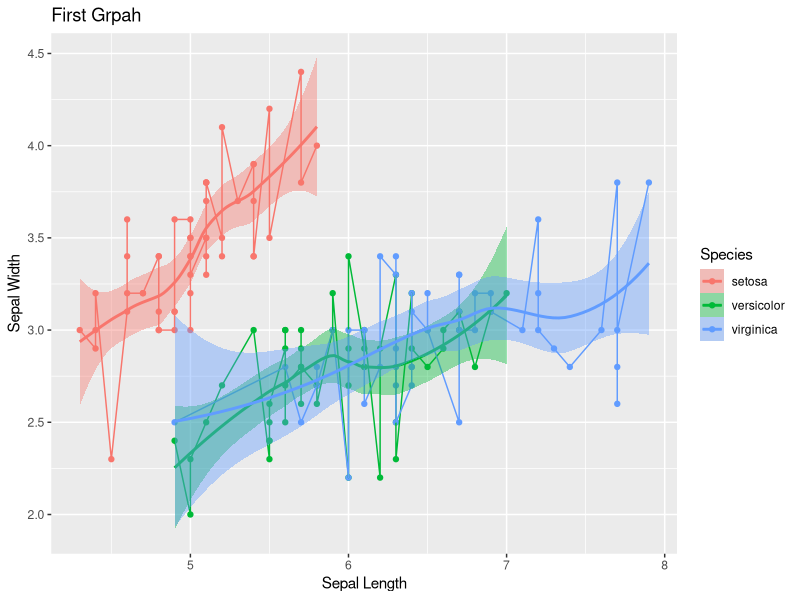
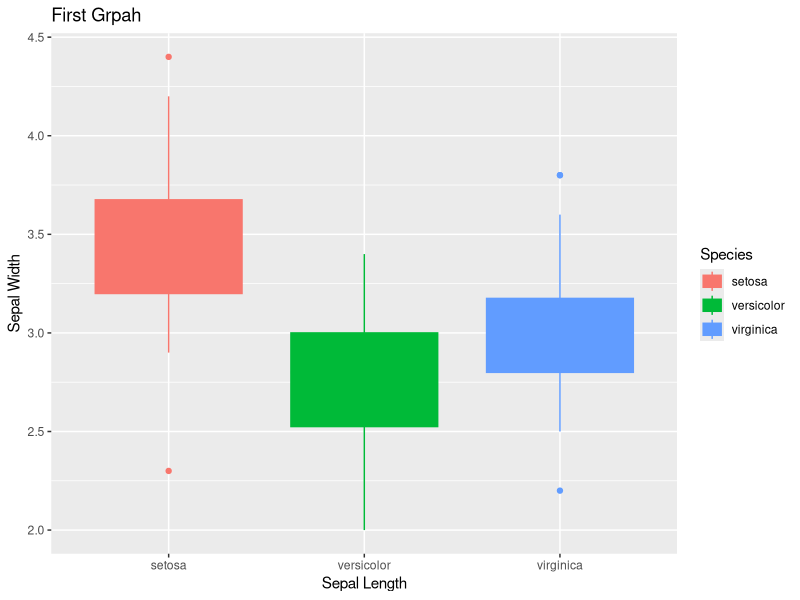
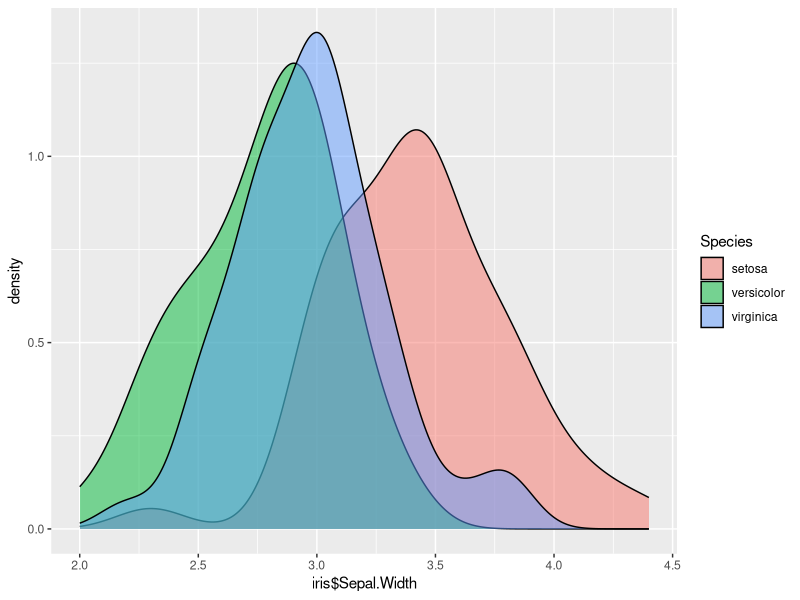
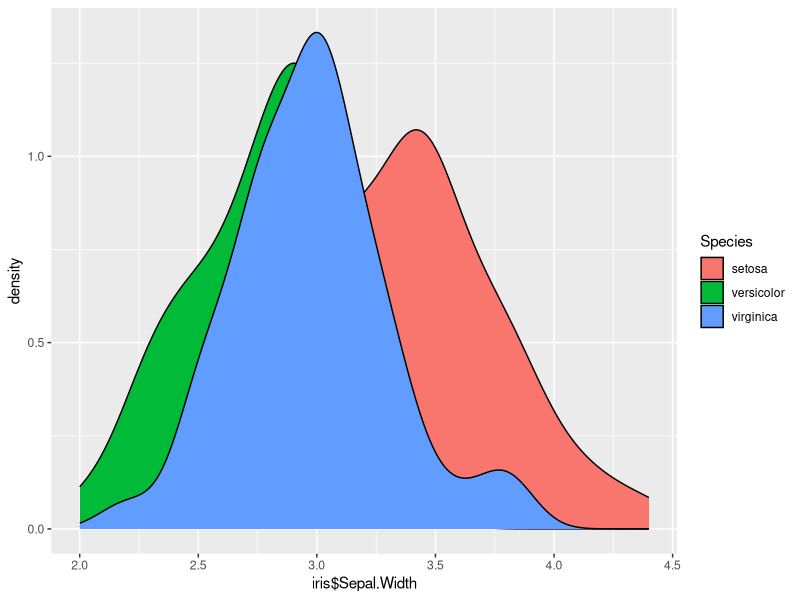
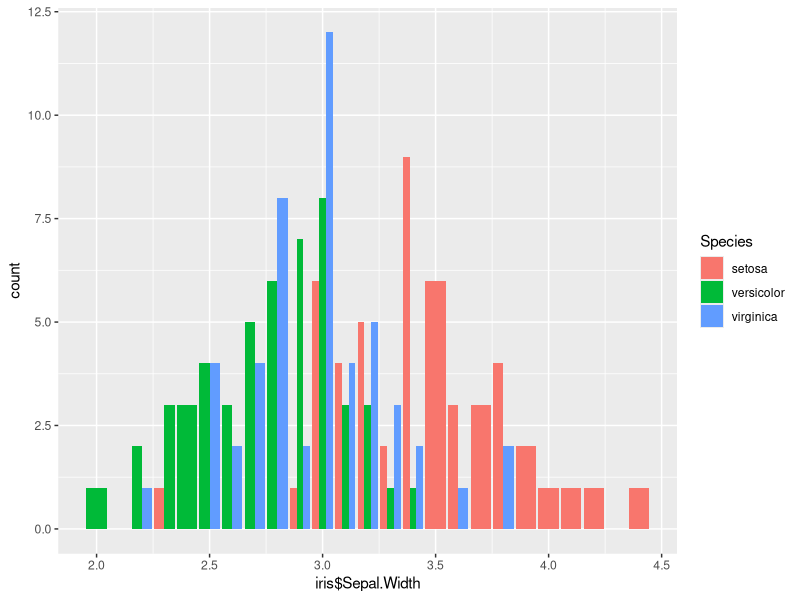
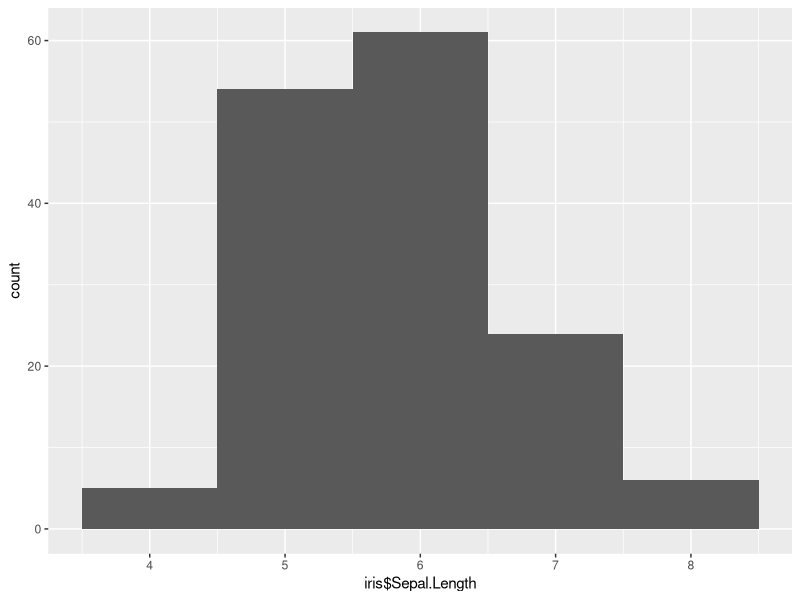
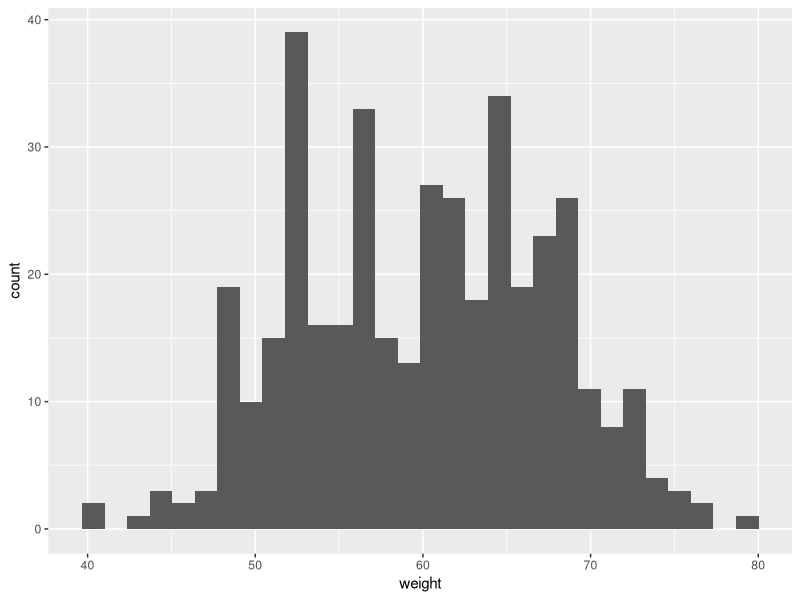
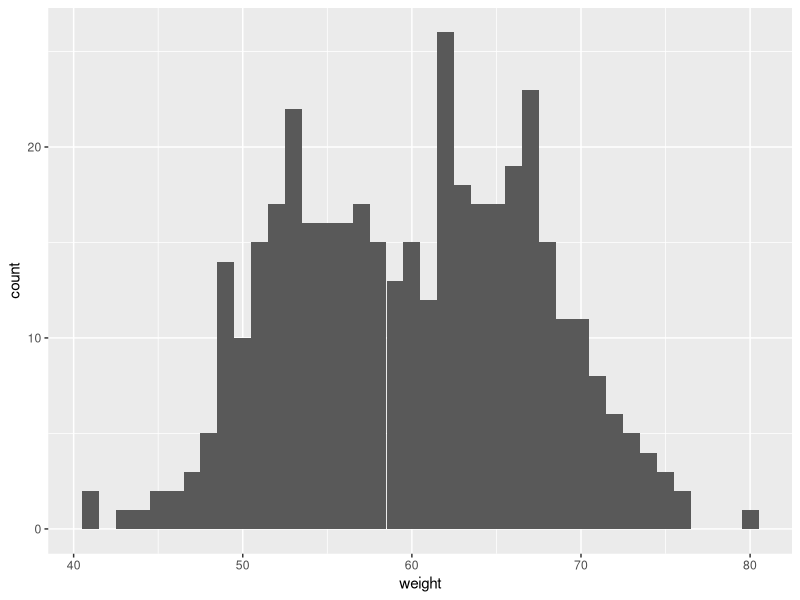

Here is the R script that generated these plots, in order:
library(ggplot2)
h<-ggplot(data=iris,aes(iris$Sepal.Length,iris$Sepal.Width,fill=Species,col=Species))+geom_point()+labs(title = "First Grpah",x="Sepal Length",y="Sepal Width")

h<-h+geom_line()+geom_smooth()
plot(h)


h<-ggplot(data=iris,aes(Species,iris$Sepal.Width,fill=Species,col=Species))+geom_boxplot()+labs(title = "First Grpah",x="Sepal Length",y="Sepal Width")
plot(h)


ggplot(iris,aes(iris$Sepal.Width,fill=Species))+geom_density(alpha=0.5)

ggplot(iris,aes(iris$Sepal.Width,fill=Species))+geom_density()


ggplot(data=iris,aes(iris$Sepal.Width,fill=Species))+geom_bar(position = "dodge")


h<-ggplot(data=iris,aes(iris$Sepal.Length))+geom_histogram(binwidth = 1)
plot(h)


set.seed(1234)
df <- data.frame(
  sex=factor(rep(c("F", "M"), each=200)),
  weight=round(c(rnorm(200, mean=55, sd=5), rnorm(200, mean=65, sd=5)))
)
head(df)


ggplot(df, aes(x=weight)) + geom_histogram()
  


ggplot(df, aes(x=weight)) + 
  geom_histogram(binwidth=1)

  p<-ggplot(df, aes(x=weight)) + 
    geom_histogram(color="black", fill="white")

